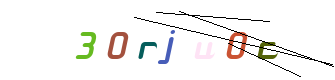
#> input picture general_yolo/images/test/30rju0c-0.png, 335 x 80 px
$ python clean_testdata.py
#> lines starting #> are read from the running program, lines starting #| are printed output that depends on the picture; after the words box and inside, x2 and y2 are one past the last pixel; in counts of white or black regions, pixels touching at a corner belong together
import numpy as np
import cv2
import shutil
from pathlib import Path

BASE_DIR = Path("images")
IMG_DIR = BASE_DIR / "test"
CLEAN_DIR = BASE_DIR / "clean_test_processed"

for d in [CLEAN_DIR]:
    if d.exists():
        shutil.rmtree(d)
    d.mkdir(parents=True, exist_ok=True)

def create_color_mask(image, lower_bgr, upper_bgr):
    lower_bound = np.array(lower_bgr, dtype=np.uint8)
    upper_bound = np.array(upper_bgr, dtype=np.uint8)

    mask = cv2.inRange(image, lower_bound, upper_bound)

    return mask

lower_black = (0, 0, 0)   # BGR for "000000"
upper_black = (0, 0, 0) # BGR for "000000"

kernel = cv2.getStructuringElement(cv2.MORPH_RECT, (1, 1))

if __name__ == "__main__":
    image_files = sorted(list(IMG_DIR.glob("*.png")))

    for img_path in image_files:
        img = cv2.imread(str(img_path))
#> img is the input picture: shape (80, 335, 3); mean B, G, R 241.8, 243.4, 244.3
        filename = img_path.name

        line_mask = create_color_mask(img, lower_black, upper_black)
#> in create_color_mask, `mask = cv2.inRange(image, lower_bound, upper_bound)`:
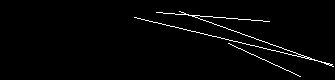
#> mask: shape (80, 335); 2% white in thin lines or dots, all inside (x1, y1, x2, y2) = (134, 11, 334, 77)

        # kernel = cv2.getStructuringElement(cv2.MORPH_RECT, (3, 3))
        # dilated_mask = cv2.dilate(line_mask, kernel, iterations=1)

        inpainted_image = cv2.inpaint(img, line_mask, 3, cv2.INPAINT_TELEA)

        gray = cv2.cvtColor(inpainted_image, cv2.COLOR_BGR2GRAY)
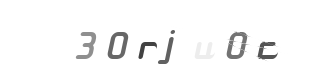
#> gray: shape (80, 335); min 66, max 255, mean 248.3

        thresh = cv2.adaptiveThreshold(gray, 255, cv2.ADAPTIVE_THRESH_GAUSSIAN_C,
                                   cv2.THRESH_BINARY_INV, 11, 2)
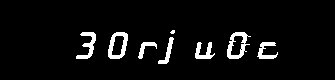
#> thresh: shape (80, 335); 5.2% white; 8 white regions (1 under 20 px), largest, box (x1, y1, x2, y2) and area: (227, 32, 251, 59) 278, (108, 32, 128, 59) 270, (76, 32, 96, 59) 221

        cleaned_thresh = cv2.dilate(thresh, kernel, iterations=1)

        close = cv2.morphologyEx(thresh, cv2.MORPH_CLOSE, kernel, iterations=1)

        image = cv2.bitwise_not(cleaned_thresh)

        clean_path = CLEAN_DIR / img_path

        cv2.imwrite(str(CLEAN_DIR / filename), image)
